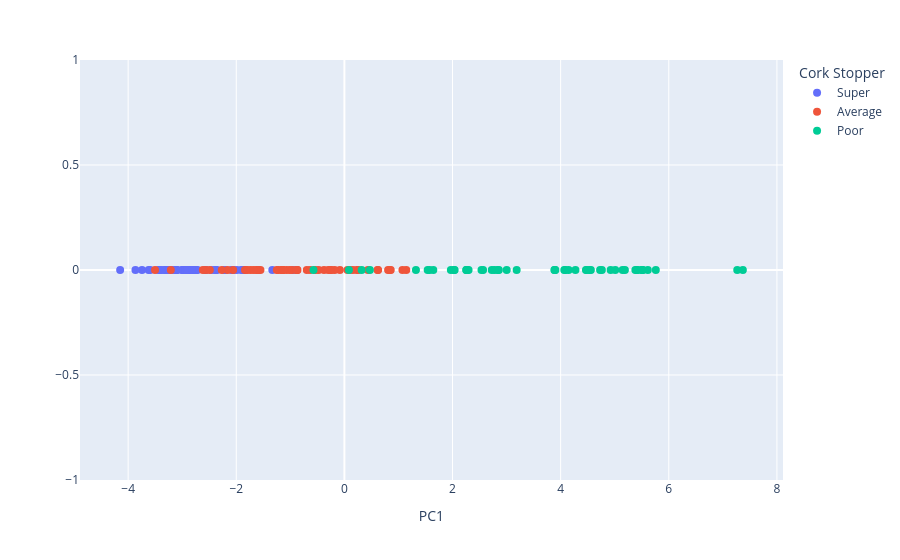

The notebook cell this image was saved under:
### Markdown cell above
### 3. Plot projected data according to the Kaiser criterion.

### Code cell
pca2 = PCA(n_components=1)
X1D = pca.fit_transform(X)
print(np.shape(X1D))

fig = px.scatter(x = X1D[:,0], y = np.zeros(np.shape(X1D)[0]), color = cork['C'], labels= dict(x = 'PC1', y = '', color = 'Cork Stopper'))
fig.update_traces(marker_size = 8)
fig.update_xaxes
fig.show()

### Figure 1 — Plotly figure (JSON) as saved in the notebook; plotly's stock layout.template omitted (floating-point values rounded to 4 significant figures)
{"data": [{"hovertemplate": "Cork Stopper=Super<br>PC1=%{x}<br>=%{y}<extra></extra>", "legendgroup": "Super", "marker": {"color": "#636efa", "size": 8, "symbol": "circle"}, "mode": "markers", "name": "Super", "orientation": "v", "showlegend": true, "type": "scatter", "x": [-3.273, -3.744, -2.718, -2.873, -1.861, -3.328, -2.561, -2.904, -2.455, -3.104, -2.356, -3.443, -2.57, -2.794, -2.393, -2.382, -1.333, -2.81, -2.86, -1.875, -2.998, -2.993, -2.074, -3.416, -2.052, -3.185, -2.934, -2.739, -2.758, -3.129, -3.129, -3.308, -2.986, -1.586, -2.221, -2.09, -3.087, -2.914, -4.148, -1.849, -2.817, -3.621, -3.592, -1.91, -0.9449, -3.865, -3.38, -1.99, -3.241, -2.21], "xaxis": "x", "y": [0.0, 0.0, 0.0, 0.0, 0.0, 0.0, 0.0, 0.0, 0.0, 0.0, 0.0, 0.0, 0.0, 0.0, 0.0, 0.0, 0.0, 0.0, 0.0, 0.0, 0.0, 0.0, 0.0, 0.0, 0.0, 0.0, 0.0, 0.0, 0.0, 0.0, 0.0, 0.0, 0.0, 0.0, 0.0, 0.0, 0.0, 0.0, 0.0, 0.0, 0.0, 0.0, 0.0, 0.0, 0.0, 0.0, 0.0, 0.0, 0.0, 0.0], "yaxis": "y"}, {"hovertemplate": "Cork Stopper=Average<br>PC1=%{x}<br>=%{y}<extra></extra>", "legendgroup": "Average", "marker": {"color": "#EF553B", "size": 8, "symbol": "circle"}, "mode": "markers", "name": "Average", "orientation": "v", "showlegend": true, "type": "scatter", "x": [-2.058, -2.16, -1.6, -1.156, -2.269, -1.553, -0.6956, -2.489, -3.503, -0.8745, -1.065, -1.25, -2.56, -0.3779, -0.08421, -1.839, 0.6237, -1.009, -2.618, 0.1035, 1.144, -1.794, 0.8374, -3.21, -0.2405, -0.8685, -0.6344, 0.4354, -0.5329, -0.9648, -1.143, -0.1793, -1.217, 0.2287, -0.4756, 1.074, -0.8833, -1.141, -1.131, -0.2971, 0.8081, 0.6133, -1.631, 0.2581, 0.1574, 0.857, 0.05785, -1.737, -1.682, -0.263], "xaxis": "x", "y": [0.0, 0.0, 0.0, 0.0, 0.0, 0.0, 0.0, 0.0, 0.0, 0.0, 0.0, 0.0, 0.0, 0.0, 0.0, 0.0, 0.0, 0.0, 0.0, 0.0, 0.0, 0.0, 0.0, 0.0, 0.0, 0.0, 0.0, 0.0, 0.0, 0.0, 0.0, 0.0, 0.0, 0.0, 0.0, 0.0, 0.0, 0.0, 0.0, 0.0, 0.0, 0.0, 0.0, 0.0, 0.0, 0.0, 0.0, 0.0, 0.0, 0.0], "yaxis": "y"}, {"hovertemplate": "Cork Stopper=Poor<br>PC1=%{x}<br>=%{y}<extra></extra>", "legendgroup": "Poor", "marker": {"color": "#00cc96", "size": 8, "symbol": "circle"}, "mode": "markers", "name": "Poor", "orientation": "v", "showlegend": true, "type": "scatter", "x": [3.902, 5.146, 3.002, 0.08436, 4.067, 1.323, 5.406, 1.969, 2.536, 2.039, 5.612, 4.274, 4.558, 2.857, 3.891, 7.266, 1.573, 0.319, 2.256, 5.426, 2.565, 5.509, 4.925, 4.147, 0.4721, -0.5719, 2.274, 2.774, 5.76, 2.028, 7.37, 4.729, 2.254, 2.836, 4.535, 5.189, 2.726, 4.467, 5.01, 4.088, 5.521, 4.762, 3.186, 4.484, 5.5, 3.885, 2.297, 1.54, 1.644, 5.382], "xaxis": "x", "y": [0.0, 0.0, 0.0, 0.0, 0.0, 0.0, 0.0, 0.0, 0.0, 0.0, 0.0, 0.0, 0.0, 0.0, 0.0, 0.0, 0.0, 0.0, 0.0, 0.0, 0.0, 0.0, 0.0, 0.0, 0.0, 0.0, 0.0, 0.0, 0.0, 0.0, 0.0, 0.0, 0.0, 0.0, 0.0, 0.0, 0.0, 0.0, 0.0, 0.0, 0.0, 0.0, 0.0, 0.0, 0.0, 0.0, 0.0, 0.0, 0.0, 0.0], "yaxis": "y"}], "layout": {"legend": {"title": {"text": "Cork Stopper"}, "tracegroupgap": 0}, "margin": {"t": 60}, "xaxis": {"anchor": "y", "domain": [0, 1], "title": {"text": "PC1"}}, "yaxis": {"anchor": "x", "domain": [0, 1], "title": {"text": ""}}}}
